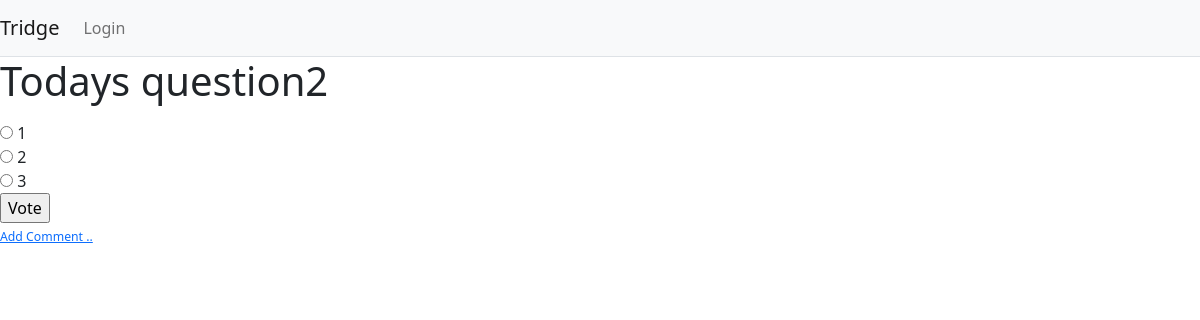
/polls/203/, run on an earlier commit of the app's database.
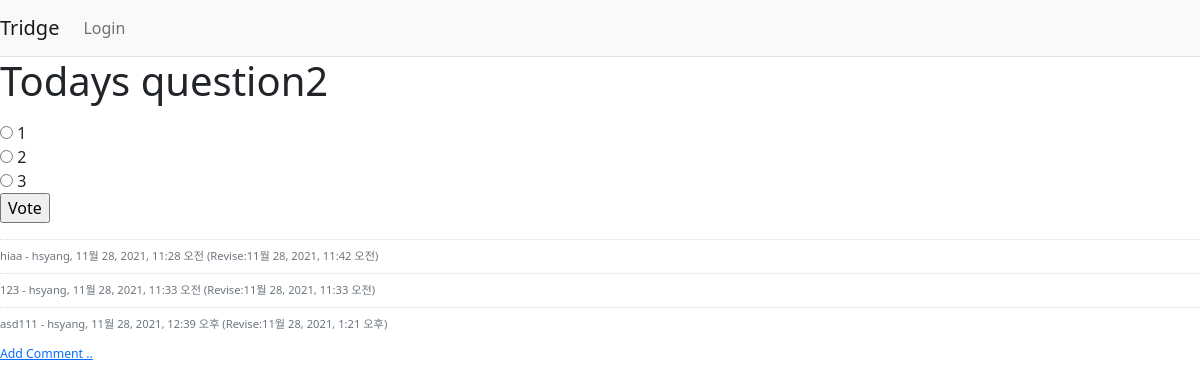
And on a later commit of the database.
### polls/models.py (models this page shows, shortened)
class Question(models.Model):
    question_text = models.CharField(max_length=200)
    pub_date = models.DateTimeField("date published")

class Choice(models.Model):
    question = models.ForeignKey(Question, on_delete=models.CASCADE)
    choice_text = models.CharField(max_length=200)
    votes = models.IntegerField(default=0)

class Comment(models.Model):
    author = models.ForeignKey(User, on_delete=models.CASCADE)
    content = models.TextField()
    create_date = models.DateTimeField()
    modify_date = models.DateTimeField(null=True, blank=True)
    question = models.ForeignKey(Question, null=True, blank=True, on_delete=models.CASCADE)

### polls/views/base_views.py (the view)
# urls.py: path('<int:question_id>/', base_views.detail, name='detail'),
def detail(request, question_id):
    question = get_object_or_404(Question.objects.filter(pub_date__lte=timezone.now()), pk=question_id)
    context = {'question': question}
    return render(request, 'polls/detail.html', context)

### templates/polls/detail.html (shortened to what this page needs)
{% extends 'base.html' %}
{% block content %}
<form action="{% url 'polls:vote' question.id %}" method="post">
<fieldset>
    <legend><h1>{{ question.question_text }}</h1></legend>
    {% for choice in question.choice_set.all %}
        <input type="radio" name="choice" id="choice{{ forloop.counter }}" value="{{ choice.id }}">
        <label for="choice{{ forloop.counter }}">{{ choice.choice_text }}</label><br>
    {% endfor %}
</fieldset>
<input type="submit" value="Vote">
{% if question.comment_set.count > 0 %}
<div class="mt-3">
{% for comment in question.comment_set.all %}
    <div class="comment py-2 text-muted">
        <span style="white-space: pre-line;">{{ comment.content }}</span>
        <span>
            - {{ comment.author }}, {{ comment.create_date }}
            {% if comment.modify_date %}
                (Revise:{{ comment.modify_date }})
            {% endif %}
        </span>
    </div>
{% endfor %}
</div>
{% endif %}
<div>
    <a href="{% url 'polls:comment_create_question' question.id  %}"
       class="small"><small>Add Comment ..</small></a>
</div>
</form>
{% endblock %}

### templates/base.html (shortened to what this page needs)
{% load static %}
<!doctype html>
<html lang="en">
<head>
    <link rel="stylesheet" type="text/css" href="{% static 'bootstrap.min.css' %}">
    <link rel="stylesheet" type="text/css" href="{% static 'style.css' %}">
</head>
<body>
{% include "navbar.html" %}
{% block content %}
{% endblock %}
</body>
</html>

### templates/navbar.html (shortened to what this page needs)
<nav class="navbar navbar-expand-lg navbar-light bg-light border-bottom">
    <a class="navbar-brand" href="{% url 'polls:index' %}">Tridge</a>
    <div class="collapse navbar-collapse flex-grow-0" id="navbarNav">
        <ul class="navbar-nav">
            <li class="nav-item ">
                {% if user.is_authenticated %}
                <a class="nav-link" href="{% url 'common:logout' %}">{{ user.username }} (Logout)</a>
                {% else %}
                <a class="nav-link" href="{% url 'common:login' %}">Login</a>
                {% endif %}
            </li>
        </ul>
    </div>
</nav>

### static/style.css (style rules this page uses)
.comment { border-top:dotted 1px #ddd; font-size:0.7em; }

What changed in the data, as far as the page shows it:
added Comment: content "hiaa", author "hsyang", create_date "11월 28, 2021, 11:28 오전", modify_date "11월 28, 2021, 11:42 오전"
added Comment: content "123", author "hsyang", create_date "11월 28, 2021, 11:33 오전", modify_date "11월 28, 2021, 11:33 오전"
added Comment: content "asd111", author "hsyang", create_date "11월 28, 2021, 12:39 오후", modify_date "11월 28, 2021, 1:21 오후"
